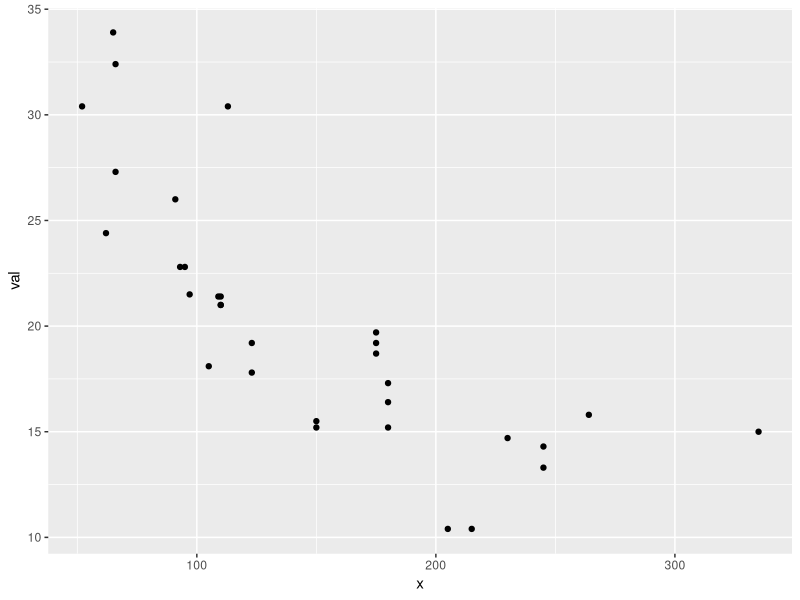
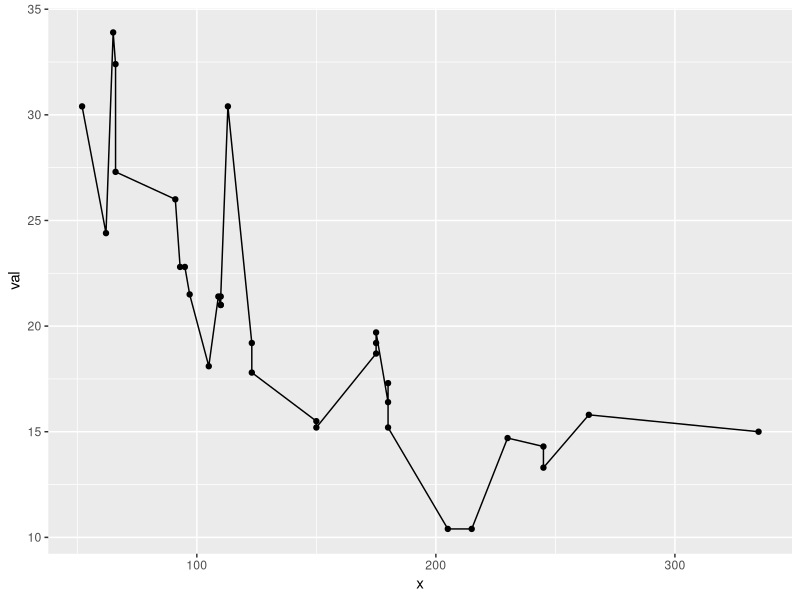
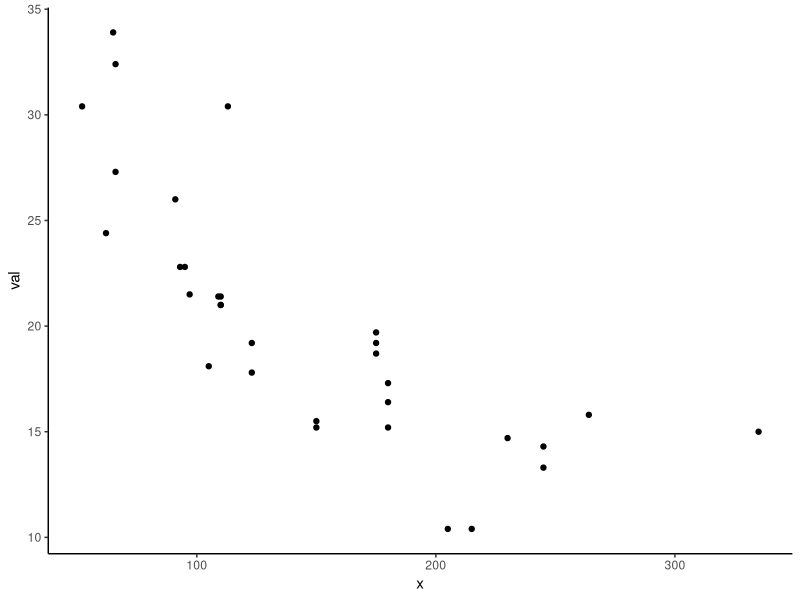
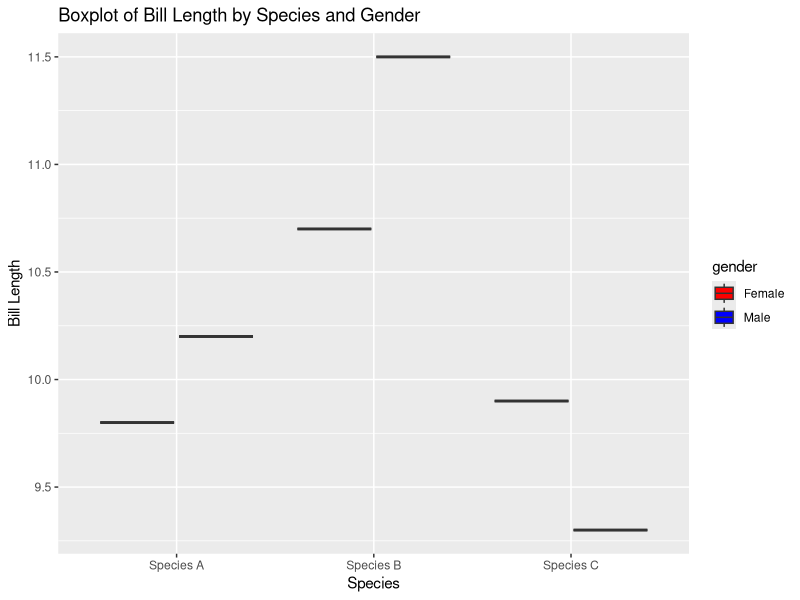
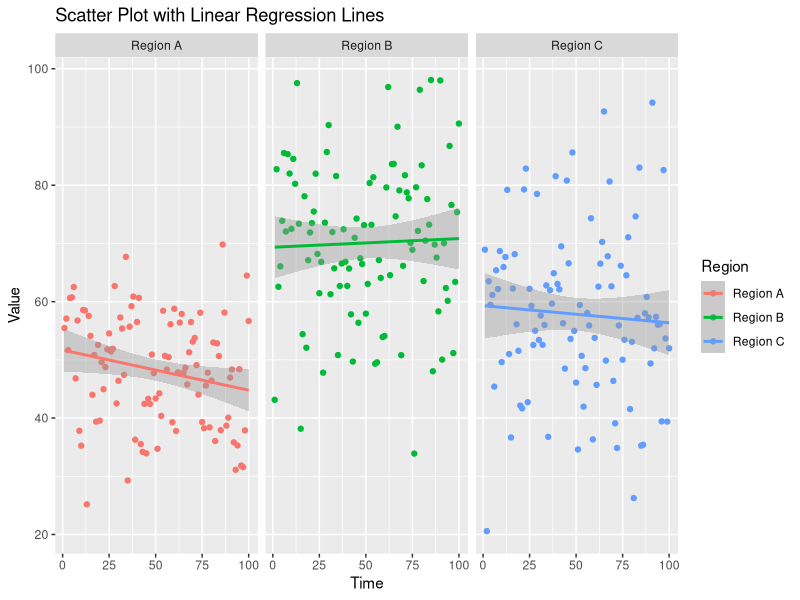
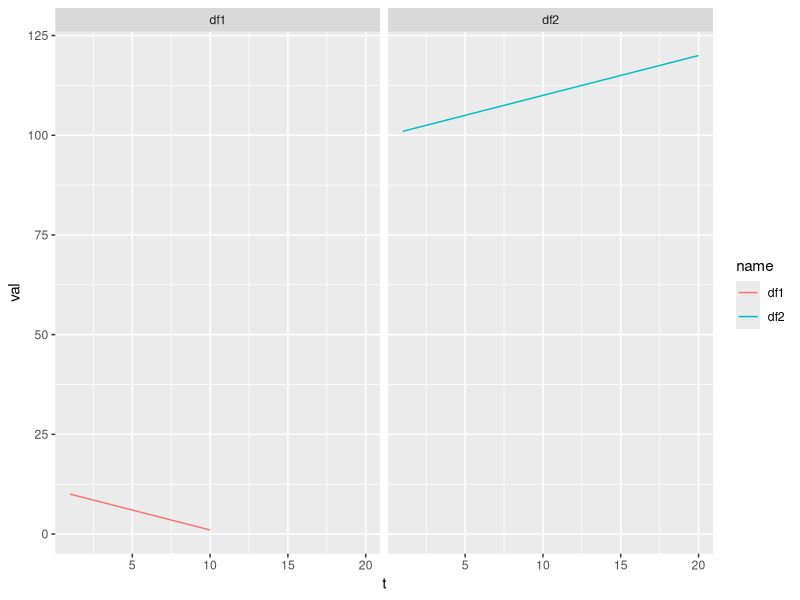
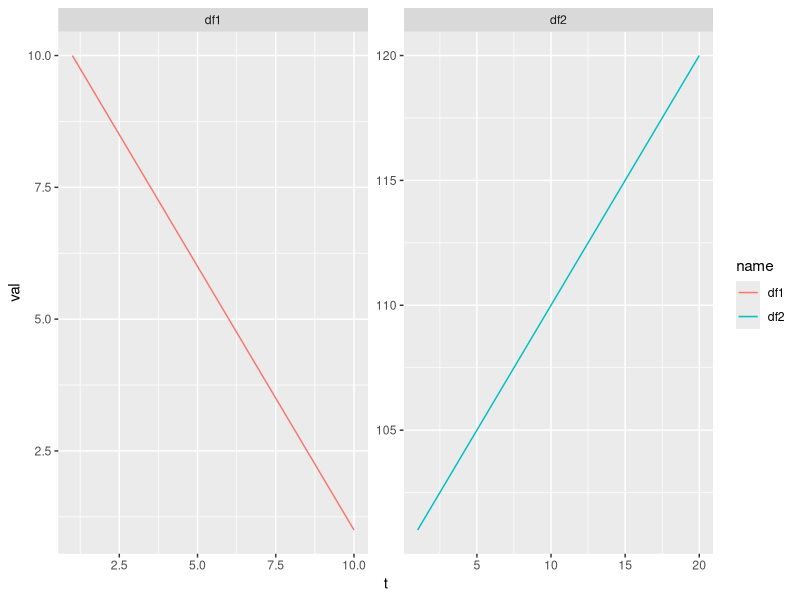
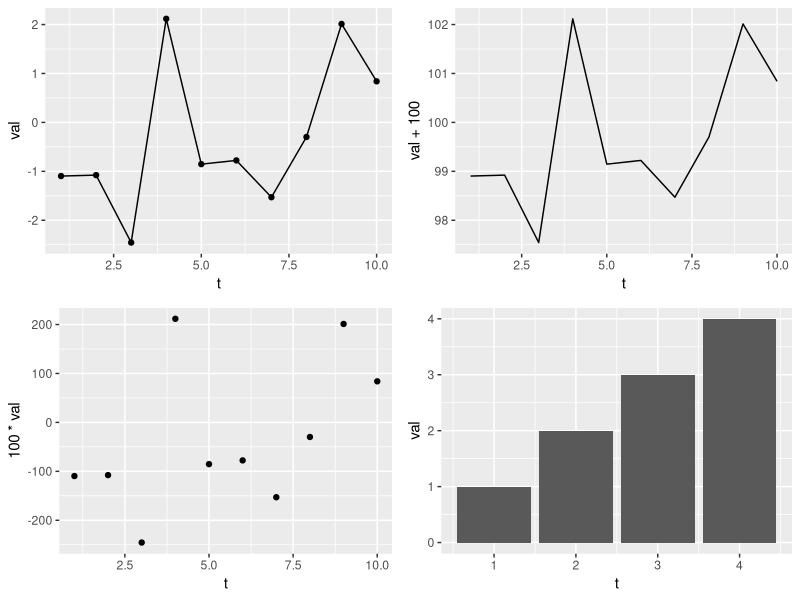

These figures' R source, in order:
## ---- chunk 1
knitr::opts_chunk$set(echo = TRUE)
## ---- chunk 2
library(ggplot2)
## ---- chunk 3
val <- mtcars$mpg
x <- mtcars$hp
df <- data.frame(x=x, val=val)
## ---- chunk 4
p1 <- ggplot(df, aes(x=x, y=val)) + 
        geom_point() # plot a line
p1 # plot it
## ---- chunk 5
class(p1)
## ---- chunk 6
p1 + geom_line()
## ---- chunk 7
p1 + theme_classic()
## ---- chunk 8
# Load the ggplot2 library
library(ggplot2)

# Sample data frame (replace with your actual data)
data <- data.frame(
  species = c("Species A", "Species A", "Species B", "Species B", "Species C", "Species C"),
  gender = c("Male", "Female", "Male", "Female", "Male", "Female"),
  bill_length = c(10.2, 9.8, 11.5, 10.7, 9.3, 9.9)
)

# Create the side-by-side boxplot
ggplot(data, aes(x = species, y = bill_length, fill = gender)) +
  geom_boxplot(position = position_dodge(width = 0.8)) +
  labs(title = "Boxplot of Bill Length by Species and Gender",
       x = "Species",
       y = "Bill Length") +
  scale_fill_manual(values = c("Male" = "blue", "Female" = "red"))
## ---- chunk 9
# Load the required libraries
library(ggplot2)
library(dplyr)

# Create a sample data frame
df <- data.frame(
  Region = rep(c("Region A", "Region B", "Region C"), each = 100),
  Time = rep(seq(1, 100), times = 3),
  Value = c(rnorm(100, mean = 50, sd = 10),
            rnorm(100, mean = 70, sd = 12),
            rnorm(100, mean = 60, sd = 15))
)

# Create the scatter plot with separate panels for each region
ggplot(df, aes(x = Time, y = Value, color = Region)) +
  geom_point() +
  geom_smooth(method = "lm") +
  labs(title = "Scatter Plot with Linear Regression Lines",
       x = "Time",
       y = "Value") +
  facet_wrap(~Region)

## ---- chunk 10
df1 <- data.frame(t=1:10, val=10:1, name="df1")
df2 <- data.frame(t=1:20, val=1:20+100, name="df2")
df <- rbind(df1, df2)
p1 <- ggplot(df, aes(x=t, y=val, col=name)) + 
  geom_line() +
  facet_wrap(~name)
p1
## ---- chunk 11
p1 + facet_wrap(~name, scales="free")
## ---- chunk 12
library(gridExtra)
df <- data.frame(t = 1:10, val = rnorm(10))
p1 <- ggplot(df, aes(x=t, y=val)) + geom_line() + geom_point()
p2 <- ggplot(df, aes(x=t, y=val+100)) + geom_line()
p3 <- ggplot(df, aes(x=t, y=100*val)) + geom_point()
df2 <- data.frame(t = 1:4, val = 1:4, se=.1*(1:4))
p4 <- ggplot(df2, aes(x=t, y=val)) + geom_col()
gridExtra::grid.arrange(p1, p2, p3, p4)
## ---- chunk 13
gridExtra::grid.arrange(p1+geom_smooth(method="lm"), 
                        p4+geom_errorbar(aes(ymin=val-se, ymax=val+se), width=0.3), ncol=1)
## ---- chunk 14
# Your data as a text string
data_string <- "Date, River1, River2, River3
1, 45, 35, 20
2, 25, 30, 21"

# Use read.table() to read the data from the text string
df <- read.table(text = data_string, header = TRUE, sep = ",")

# Print the resulting data frame
print(df)
## ---- chunk 15
library(tidyr)
df_long <- gather(df, key = "River", value = "Value", -Date)
df_long
## ---- chunk 16
p3 <- geom_point(col="red")
p2 <- geom_smooth(method="lm")
p4 <- xlab("MPG")
p5 <- ylab("HP")
# pt is my template
pt <- list(p2, p3, p4, p5)

p1 <- ggplot(mtcars, aes(x=mpg, y=hp)) + pt
p2 <- ggplot(mpg, aes(x=hwy,y=cyl)) + pt
grid.arrange(p1, p2)
